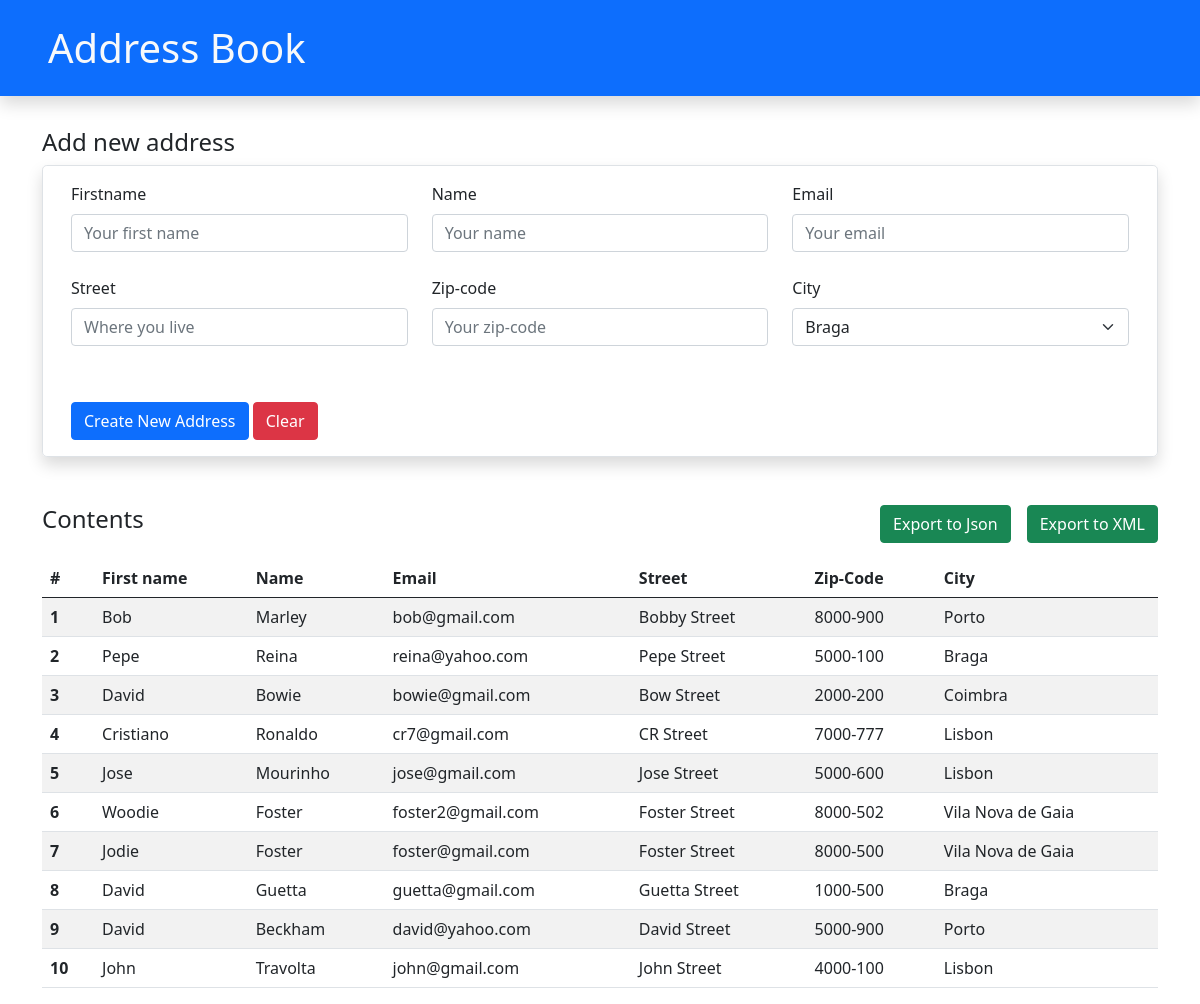
The page / on the database its author committed.
### tables this page shows
CREATE TABLE `address_book_tbl` (
  `user_id` int(11) NOT NULL,
  `name` text NOT NULL,
  `firstname` text NOT NULL,
  `email` varchar(100) NOT NULL,
  `street` text NOT NULL,
  `zip_code` varchar(8) NOT NULL,
  `city_id` int(11) NOT NULL
);

CREATE TABLE `cities_tbl` (
  `city_id` int(11) NOT NULL,
  `city` text NOT NULL
);

### web/php/cities.php (called while the page is built)
<?php
require_once('database.php');
$db = new DB;
$cities = $db->select_cities();
?>

### web/php/database.php (called while the page is built, shortened)
<?php
class DB{
  protected static $connection;
  protected static $config = array (
    "host" => "localhost",
    "username" => "root",
    "password" => "",
    "dbname" => "address_book_db"
  );
  public function connect() {
    if(!isset(self::$connection)) {
        self::$connection = new mysqli(self::$config['host'],self::$config['username'],self::$config['password'],self::$config['dbname']);
    }
    return self::$connection;
  }
  private function query($query) {
    $connection = $this -> connect();
    $result = $connection -> query($query);
    return $result;
  }
  private function select($table,$whereClause = '',$joinClause = '',$desc = false){
    $select_query = "SELECT * FROM $table";
    if($joinClause != ''){
      $select_query .= " JOIN $joinClause";
    }
    if($desc === false){
    }else{
      $select_query .= " " . $desc;
    }
    $result = $this -> query($select_query);
    if(mysqli_num_rows($result) > 0){
      while ($row = $result -> fetch_assoc()) {
        $rows[] = $row;
      }
      return $rows;
    }else{
      return 'No data';
    }
  }
  public function select_cities(){
    $result = $this -> select('cities_tbl');
    return $result;
  }
  public function select_addresses(){
    $result = $this -> select('address_book_tbl','','cities_tbl ON address_book_tbl.city_id = cities_tbl.city_id',"ORDER By address_book_tbl.user_id DESC");
    return $result;
  }
}
?>

### web/php/addresses.php (called while the page is built)
<?php
require_once('database.php');
$db = new DB;
$addresses = $db->select_addresses();
?>

### web/index.php (the view, shortened to what this page needs)
<?php
require_once('php/cities.php');
require_once('php/addresses.php');
?>
<html lang="en">
    <head>
        <link href="css/main.css" rel="stylesheet">
        <link href="https://cdn.jsdelivr.net/npm/bootstrap@5.0.0-beta3/dist/css/bootstrap.min.css" rel="stylesheet">
    </head>
    <body>
        <nav class="navbar bg-primary shadow"
        style="
            position: fixed !important;
            top: 0 !important;
            left: 0 !important;
            width: 100% !important;
        ">
            <h1 class="text-light my-3 mx-5">Address Book</h1>
        </nav>
        <div class="container">
            <div style="height: 5rem"></div>
            <h4 class="mt-5" id="form-title">Add new address</h4>
            <form id="myform" class="shadow border rounded-3 needs-validation" action="php/insert.php" method="post" novalidate>
                <div class="row m-3">
                    <div class="col-sm mb-2">
                        <label for="firstname" class="form-label">Firstname</label>
                        <input type="text" class="form-control" id="firstname" placeholder="Your first name" name="firstname" required>
                    </div>
                    <div class="col-sm mb-2">
                        <label for="name" class="form-label">Name</label>
                        <input type="text" class="form-control" id="name" placeholder="Your name" name="name" required>
                    </div>
                    <div class="col-sm mb-2">
                        <label for="email" class="form-label">Email</label>
                        <input type="email" class="form-control" id="email" placeholder="Your email" name="email" required>
                    </div>
                </div>
                <div class="row m-3">
                    <div class="col-sm mb-2">
                        <label for="street" class="form-label">Street</label>
                        <input type="text" class="form-control" id="street" placeholder="Where you live" name="street" required>
                    </div>
                    <div class="col-sm mb-2">
                        <label for="zipcode" class="form-label">Zip-code</label>
                        <input type="text" class="form-control" id="zipcode" placeholder="Your zip-code" name="zipcode" required>
                    </div>
                    <div class="col-sm mb-2">
                        <label for="city" class="form-label">City</label>
                        <select class="form-select" id="city" name="city" aria-label="Default select">
                            <?php
                            $first = true;
                            foreach ($cities as $city){
                                if($first){
                                    $first = false;
                                    echo "<option selected value='" . $city['city_id'] ."'>" . $city['city'] . "</option>";
                                }else{
                                    echo "<option value='" . $city['city_id'] ."'>" . $city['city'] . "</option>";
                                }
                            }
                            ?>
                        </select>
                    </div>
                </div>
                <div class="row mx-3 mt-5 mb-3">
                    <div class="col-sm">
                        <button id="submit" type="submit" class="btn btn-primary">Create New Address</button>
                        <div id="clear" class="btn btn-danger">Clear</div>
                    </div>
                </div>
            </form>
            <div class="row mt-5">
                <div class="col-sm">
                    <h4>Contents</h4>
                </div>
                <div class="col-sm">
                    <button id="xml" class="btn btn-success float-end">Export to XML</button>
                    <button id="json" class="btn btn-success  float-end mx-3">Export to Json</button>
                </div>
            </div>
            <div class="mt-3 table-responsive">
                <table class="table table-striped table-hover" id="addressTbl">
                    <thead>
                        <tr>
                            <th scope="col">#</th>
                            <th scope="col">First name</th>
                            <th scope="col">Name</th>
                            <th scope="col">Email</th>
                            <th scope="col">Street</th>
                            <th scope="col">Zip-Code</th>
                            <th scope="col">City</th>
                        </tr>
                    </thead>
                    <tbody id="adrTbody">
                        <?php
                        $i = 0;
                        if($addresses === 'No data'){
                            echo "<tr><th colspan='7'>No address. Please create one.</th></tr>
                            ";
                        }else{
                            foreach ($addresses as $address){
                                $i++;
                                $parameters = "'".$address['user_id']."','".strval($i)."','".$address['firstname']."','".$address['name']."','".$address['email']."','".$address['street']."','".$address['zip_code']."',".$address['city_id'];
                                $row = '
                                <tr onclick="edit('.$parameters.')">
                                    <th scope="row">' . strval($i) . '</th>
                                    <td>' . $address['firstname'] . '</td>
                                    <td>' . $address['name'] . '</td>
                                    <td>' . $address['email'] . '</td>
                                    <td>' . $address['street'] . '</td>
                                    <td>' . $address['zip_code'] . '</td>
                                    <td>' . $address['city'] . '</td>
                                </tr>
                                ';
                                echo $row;
                            }
                        }
                        ?>
                    </tbody>
                </table>
            </div>
        </div>
    </body>
</html>

### web/css/main.css (style rules this page uses)
tbody tr { cursor: pointer !important; }

### rows shown on the page
address_book_tbl: firstname "Bob", name "Marley", email "bob@gmail.com", street "Bobby Street", zip_code "8000-900", city.city "Porto"
address_book_tbl: firstname "Pepe", name "Reina", email "reina@yahoo.com", street "Pepe Street", zip_code "5000-100", city.city "Braga"
address_book_tbl: firstname "David", name "Bowie", email "bowie@gmail.com", street "Bow Street", zip_code "2000-200", city.city "Coimbra"
address_book_tbl: firstname "Cristiano", name "Ronaldo", email "cr7@gmail.com", street "CR Street", zip_code "7000-777", city.city "Lisbon"
address_book_tbl: firstname "Jose", name "Mourinho", email "jose@gmail.com", street "Jose Street", zip_code "5000-600", city.city "Lisbon"
address_book_tbl: firstname "Woodie", name "Foster", email "foster2@gmail.com", street "Foster Street", zip_code "8000-502", city.city "Vila Nova de Gaia"
address_book_tbl: firstname "Jodie", name "Foster", email "foster@gmail.com", street "Foster Street", zip_code "8000-500", city.city "Vila Nova de Gaia"
address_book_tbl: firstname "David", name "Guetta", email "guetta@gmail.com", street "Guetta Street", zip_code "1000-500", city.city "Braga"
address_book_tbl: firstname "David", name "Beckham", email "david@yahoo.com", street "David Street", zip_code "5000-900", city.city "Porto"
address_book_tbl: firstname "John", name "Travolta", email "john@gmail.com", street "John Street", zip_code "4000-100", city.city "Lisbon"

### other values the page prints
form field city "Braga"
